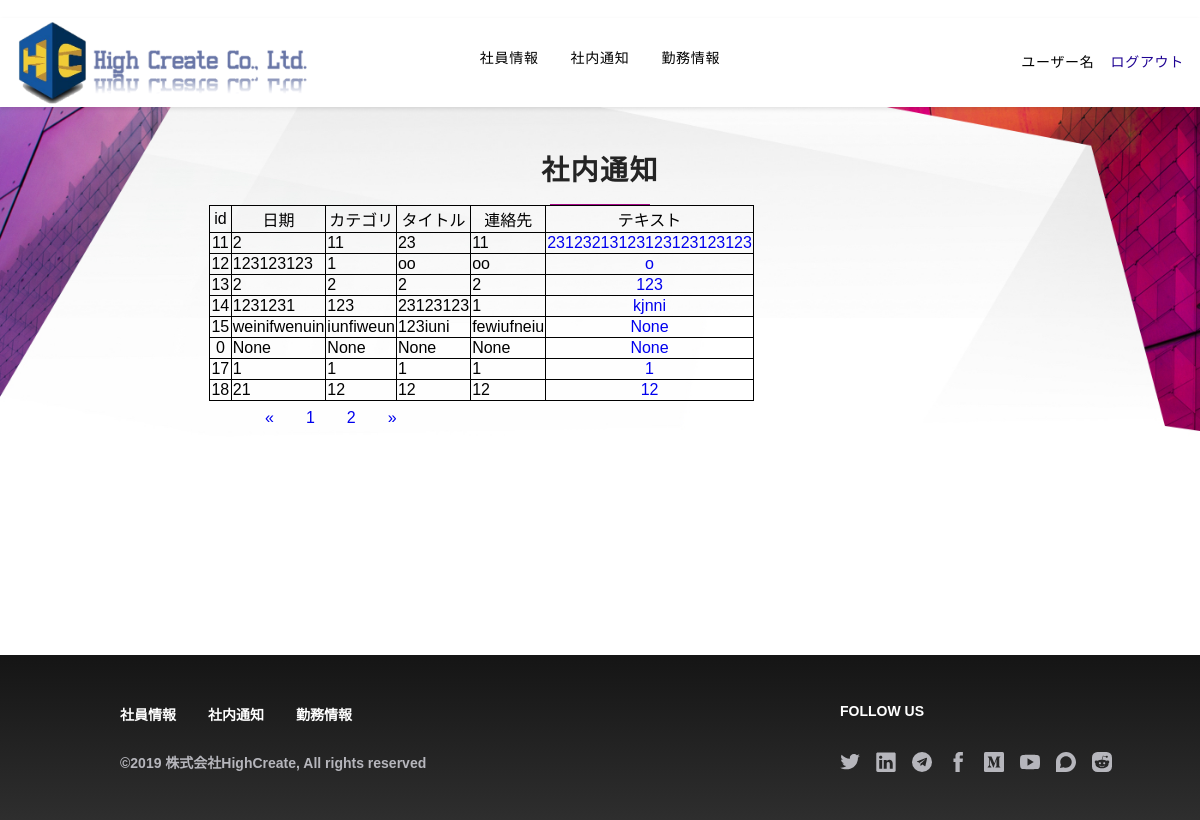
The page /notice/?page=2 (signed in) on the database as committed earlier.
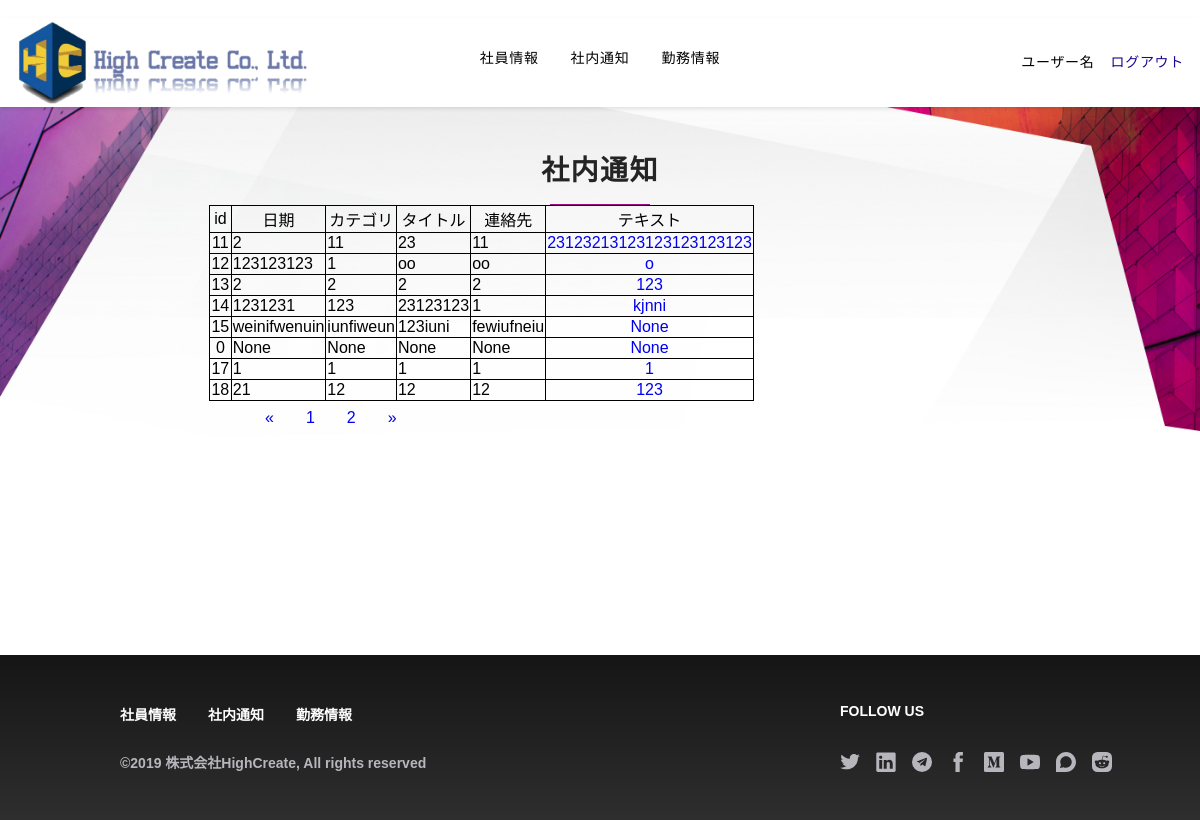
The same page on the database as committed later.
### homepage/models.py (models this page shows)
class noticeInfo(models.Model):
    userId = models.CharField(primary_key=True, max_length=20, verbose_name='userId')
    userName = models.CharField(blank=True, max_length=100, verbose_name='userName')
    userData = models.CharField(blank=True, max_length=100, verbose_name='userData')
    userCategory = models.CharField(blank=True, max_length=100, verbose_name='userCategory')
    userTitle = models.CharField(blank=True, max_length=100, verbose_name='userTitle')
    userContact = models.CharField(blank=True, max_length=100, verbose_name='userContact')
    userText = models.CharField(blank=True, max_length=200, verbose_name='userText')
    class Meta:
        managed = False
        db_table = 'noticeInfo'

### homepage/officeviews.py (the view)
# urls.py: path('notice/', officeviews.notice, name='notice'),
def notice(request):
    page = request.GET.get('page')
    if page:
        page = int(page)
    else:
        page = 1
    settings_name = request.session.get('userName')
    detail_info = models.noticeInfo.objects.filter(userName=settings_name)
    authority = models.userInfo.objects.get(userName=settings_name).Authority
    if authority == 1:
        detail_info = models.noticeInfo.objects.all()
        paginator = Paginator(detail_info, 10)
        page_num = paginator.num_pages
        page_article_list = paginator.page(page)
        if page_article_list.has_next():
            next_page = page + 1
        else:
            next_page = page
        if page_article_list.has_previous():
            previous_page = page - 1
        else:
            previous_page = page
        return render(request, 'notice.html',
                      {
                          'detail_info': page_article_list,
                          'page_num': range(1, page_num + 1),
                          'curr_page': page,
                          'next_page': next_page,
                          'previous_page': previous_page
                      }
                      )
    else:
        detail_info = models.noticeInfo.objects.all()
        paginator = Paginator(detail_info, 10)
        page_num = paginator.num_pages
        page_article_list = paginator.page(page)
        if page_article_list.has_next():
            next_page = page + 1
        else:
            next_page = page
        if page_article_list.has_previous():
            previous_page = page - 1
        else:
            previous_page = page
        return render(request, 'notices.html',
                      {
                          'detail_info': page_article_list,
                          'page_num': range(1, page_num + 1),
                          'curr_page': page,
                          'next_page': next_page,
                          'previous_page': previous_page
                      }
                      )

### templates/notices.html (shortened to what this page needs)
{% extends 'officebase.html' %} {% block title %}社内通知 | HighCreate{% endblock %} {% block content %}
    <div class="p-3 bg-center bg-top bg-white mx-auto relative xl:p-0 PageWrap__ContentContainer-kkdcvd-0 dzVwN"
         id="site-content" ng-controller="ScrollController" data-ng-init="init('{{ jumpflag }}')">
        <div classnames="">
            <div class="Mantel__Container-sc-90mahe-0 loqmwV">
                <header>
                    <h1 class=" font-sans text-charcoal tracking-wide uppercase text-center pb-2 font-black uppercase md:text-3xl text-3xl">
                        社内通知</h1>
                    <div class=" h-px bg-magenta mx-auto" style="width: 100px;">
                    </div>
                </header>
            </div>
            <div class="Technology__SectionContainer-sc-1uzfb71-0 dnLgNL">
                <table class="table table-bordered ">
                   <tr class="text-center">
                        <td style="width: 4%;">id</td>
                        <td>日期</td>
                        <td>カテゴリ</td>
                        <td>タイトル</td>
                        <td>連絡先</td>
                        <td>テキスト</td>
                    </tr>
                    {% for detail_info in detail_info %}
                      <tr>
                            <td class="text-center">{{ detail_info.userId }}</td>
                            <td>{{ detail_info.userData }}</td>
                            <td>{{ detail_info.userCategory }}</td>
                            <td>{{ detail_info.userTitle }}</td>
                            <td>{{ detail_info.userContact }}</td>
                            <td class="text-center">
                                <a class="btn btn-default btn-xs"
                                   href="/notices/{{ detail_info.userId }}">{{ detail_info.userText }}</a>
                            </td>
                        </tr>
                    {% endfor %}
                </table>
                <div class="boby-footer">
                    <div class="col-md-5 col-md-offset-5">
                        <nav aria-label="Page navigation">
                            <ul class="pagination">
                                <li>
                                    <a href="?page={{ previous_page }}" aria-label="Previous">
                                        <span aria-hidden="true">&laquo;</span>
                                    </a>
                                </li>
                                {% for num in page_num %}
                                    <li><a href="?page={{ num }}">{{ num }}</a></li>
                                {% endfor %}
                                <li>
                                    <a href="?page={{ next_page }}" aria-label="Next">
                                        <span aria-hidden="true">&raquo;</span>
                                    </a>
                                </li>
                            </ul>
                        </nav>
                    </div>
                </div>
            </div>
        </div>
    </div>
{% endblock %}

Rows that differ between the two databases and show on the page:
changed noticeInfo id 18: userText "12" → "123"
